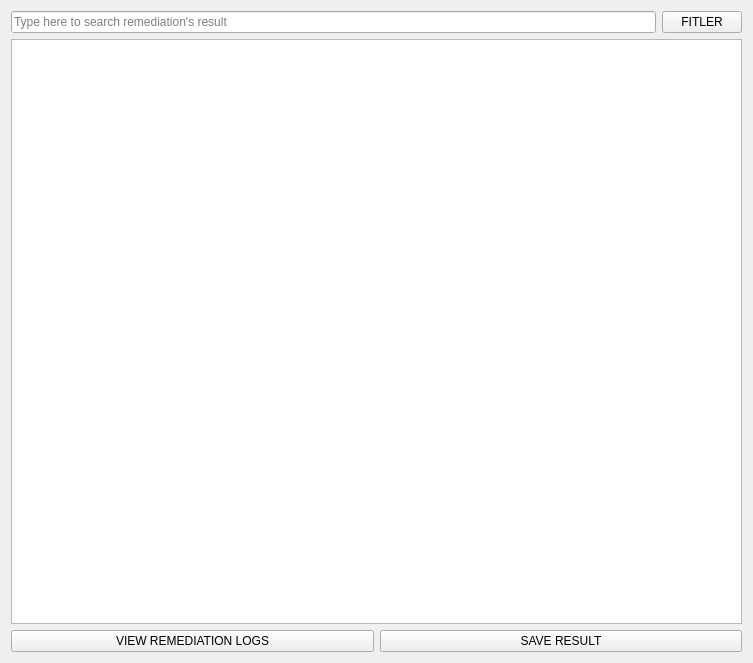
<?xml version="1.0" encoding="UTF-8"?>
<ui version="4.0">
 <class>remediation_result_page</class>
 <widget class="QWidget" name="remediation_result_page">
  <property name="geometry">
   <rect>
    <x>0</x>
    <y>0</y>
    <width>753</width>
    <height>663</height>
   </rect>
  </property>
  <property name="windowTitle">
   <string>Form</string>
  </property>
  <layout class="QVBoxLayout" name="verticalLayout_2">
   <item>
    <layout class="QVBoxLayout" name="verticalLayout">
     <item>
      <layout class="QHBoxLayout" name="bar_top">
       <item>
        <widget class="QLineEdit" name="search_bar">
         <property name="inputMask">
          <string/>
         </property>
         <property name="text">
          <string/>
         </property>
         <property name="frame">
          <bool>true</bool>
         </property>
         <property name="placeholderText">
          <string>Type here to search remediation's result</string>
         </property>
        </widget>
       </item>
       <item>
        <widget class="QPushButton" name="filter_btn">
         <property name="text">
          <string>FITLER</string>
         </property>
         <property name="icon">
          <iconset theme="QIcon::ThemeIcon::ImageLoading"/>
         </property>
        </widget>
       </item>
      </layout>
     </item>
     <item>
      <widget class="QListWidget" name="remediation_result_display"/>
     </item>
     <item>
      <layout class="QHBoxLayout" name="bar_bottom">
       <item>
        <widget class="QPushButton" name="view_logs_btn">
         <property name="text">
          <string>VIEW REMEDIATION LOGS</string>
         </property>
        </widget>
       </item>
       <item>
        <widget class="QPushButton" name="save_btn">
         <property name="text">
          <string>SAVE RESULT</string>
         </property>
        </widget>
       </item>
      </layout>
     </item>
    </layout>
   </item>
  </layout>
 </widget>
 <resources/>
 <connections/>
</ui>
